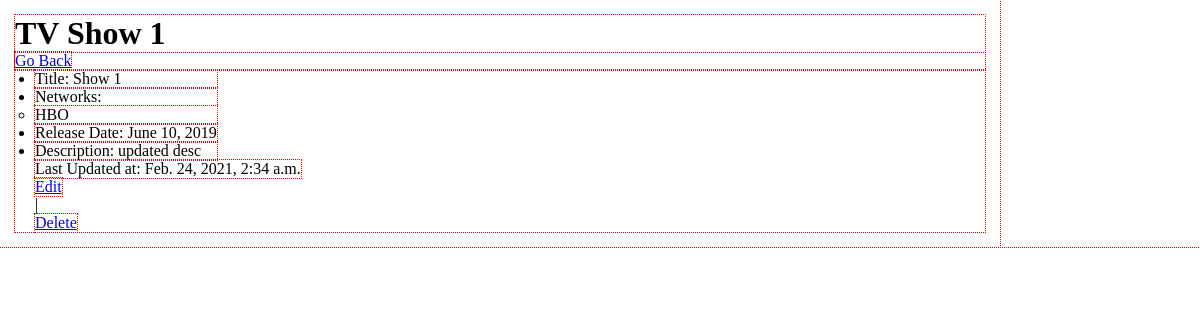
Page /shows/1 on the committed database.
### restful_tv_app/models.py (models this page shows)
class TV_Show(models.Model):
    title = models.CharField(max_length=255)
    networks = models.ManyToManyField(Network, related_name="shows")
    release_date = models.DateField()
    desc = models.TextField()
    created_at = DateTimeField(auto_now_add=True)
    updated_at = DateTimeField(auto_now=True)
    objects = TV_Show_Manager()

class Network(models.Model):
    name = CharField(max_length=255)
    created_at = DateTimeField(auto_now_add=True)
    updated_at = DateTimeField(auto_now=True)
    objects = Network_Manager()

### restful_tv_app/views.py (the view)
# urls.py: path('shows/<int:id>', views.show_view),
def show_view(request, id):
    this_show = TV_Show.objects.get(id = id)
    context = {
        "show": this_show
    }
    return render(request, "show_view.html", context)

### restful_tv_app/templates/show_view.html (shortened to what this page needs)
<!DOCTYPE html>
<html lang="en">
<head>
    {% load static %}
    <link rel="stylesheet" href="{% static 'css/style.css' %}">
</head>
<body>
    <div class="wrapper">
        <header class="page_header">
            <h1>TV Show {{show.id}}</h1>
            <a href="/shows" class="return_to_home">Go Back</a>
        </header>
        <main class="main_content show_specs_main_content">
            <ul class="show_specs">
                <li class="show_title show_spec_items">Title: {{show.title}}</li>
                <li class="show_networks show_spec_items">
                    Networks:
                    <ul class="networks">
                        {% for network in show.networks.all %}
                            <li>{{network.name}}</li>
                        {% endfor %}
                    </ul>
                </li>
                <li class="release_date show_spec_items">Release Date: {{show.release_date}}</li>
                <li class="show_desc show_spec_items">Description: {{show.desc}}</li>
            </ul>
            <p>Last Updated at: {{show.updated_at}}</p>
            <a href="/shows/{{show.id}}/edit" class="edit_show">Edit</a> |
            <a href="/shows/{{show.id}}/delete" class="delete_show">Delete</a>
        </main>
    </div>
</body>
</html>

### restful_tv_app/static/css/style.css (style rules this page uses)
* { padding: 0; margin: 0; box-sizing: border-box; vertical-align: text-top; outline: 1px dotted red; }
.wrapper { width: 1000px; padding: 15px; }
.page_header { width: 100%; }
.main_content { width: 100%; display: flex; flex-direction: column; align-items: center; }
.show_specs_main_content { padding-left: 20px; align-items: flex-start; }

### rows in the picture
TV_Show: id "1", title "Show 1", release_date "June 10, 2019", desc "updated desc", updated_at "Feb. 24, 2021, 2:34 a.m."
Network: name "HBO"
